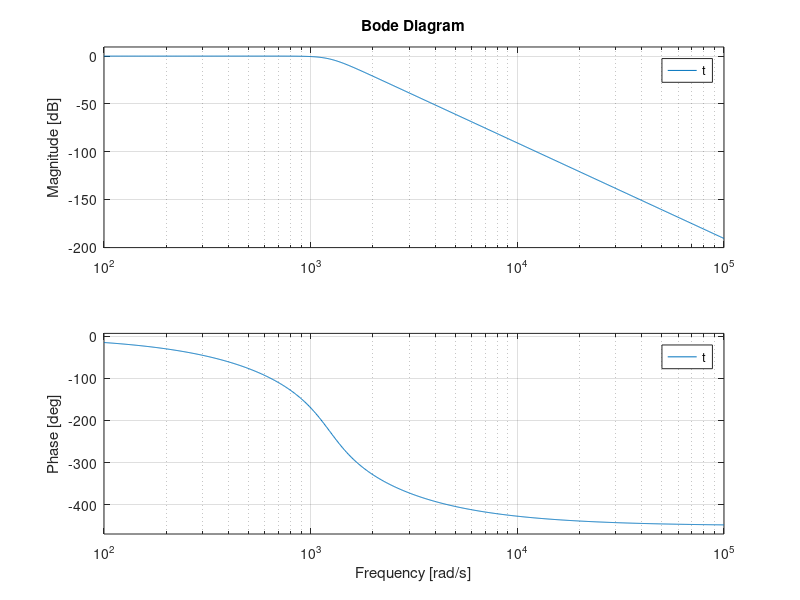
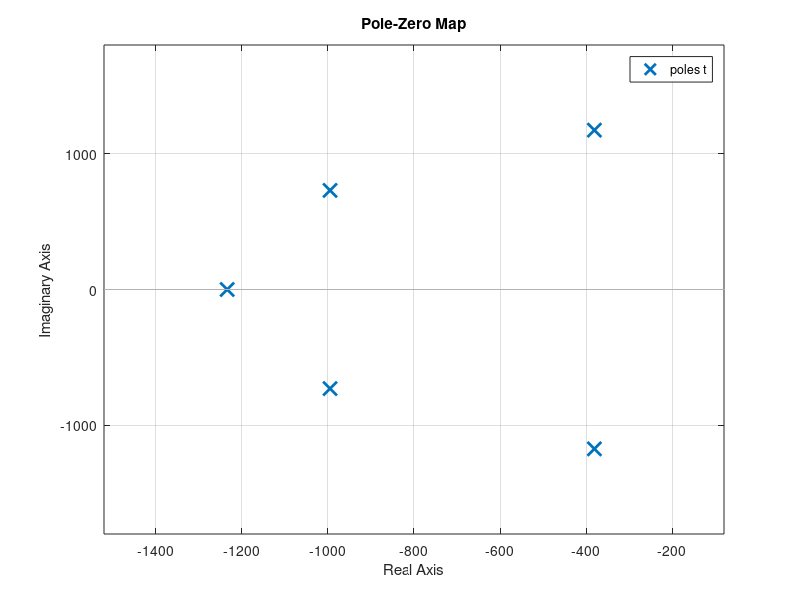

Write the MATLAB code that produced these figures, in order.
clc;close all;clear all;
s= tf('s');
t=(1234)^(5)/((s+1234)*((s^2)+(1990*s)+(1.522*(10^6)))*((s^2)+(762*s)+(1.522*(10^6))));
figure(1);
bode(t);
figure(2);
pzmap(t)
[p z]=pzmap(t)
